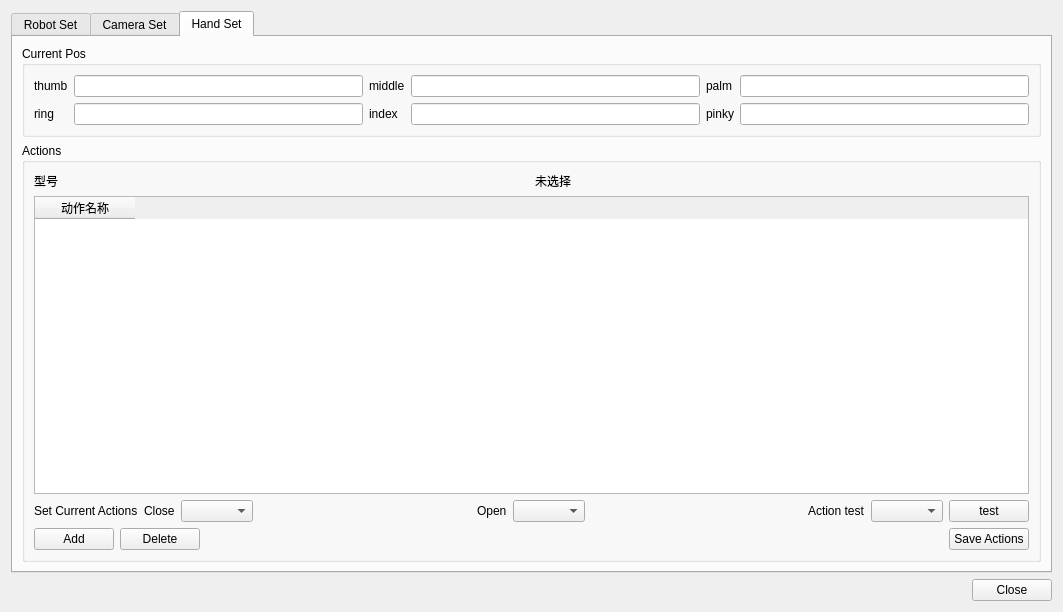
<?xml version="1.0" encoding="UTF-8"?>
<ui version="4.0">
 <class>SettingsDialog</class>
 <widget class="QDialog" name="SettingsDialog">
  <property name="geometry">
   <rect>
    <x>0</x>
    <y>0</y>
    <width>1063</width>
    <height>612</height>
   </rect>
  </property>
  <property name="minimumSize">
   <size>
    <width>800</width>
    <height>535</height>
   </size>
  </property>
  <property name="windowTitle">
   <string>Setting</string>
  </property>
  <layout class="QVBoxLayout" name="verticalLayout">
   <item>
    <widget class="QTabWidget" name="tabWidget_settings">
     <property name="currentIndex">
      <number>2</number>
     </property>
     <widget class="QWidget" name="tab_robotset">
      <attribute name="title">
       <string>Robot Set</string>
      </attribute>
      <layout class="QHBoxLayout" name="horizontalLayout_robotset" stretch="1,1">
       <item>
        <widget class="QGroupBox" name="groupBox">
         <property name="title">
          <string>MasterRobot</string>
         </property>
         <layout class="QVBoxLayout" name="verticalLayout_6">
          <item>
           <widget class="QGroupBox" name="groupBox_6">
            <property name="title">
             <string>Current Pos</string>
            </property>
            <layout class="QVBoxLayout" name="verticalLayout_4">
             <item>
              <layout class="QGridLayout" name="gridLayout_master_telemetry" columnstretch="0,1,0,1">
               <item row="0" column="0">
                <widget class="QLabel" name="label_master_joint_header">
                 <property name="text">
                  <string>关节角度 (°)</string>
                 </property>
                </widget>
               </item>
               <item row="0" column="2">
                <widget class="QLabel" name="label_master_tcp_header">
                 <property name="text">
                  <string>TCP 位姿</string>
                 </property>
                </widget>
               </item>
               <item row="1" column="0">
                <widget class="QLabel" name="label_master_joint0">
                 <property name="text">
                  <string>joint0</string>
                 </property>
                </widget>
               </item>
               <item row="1" column="1">
                <widget class="QLineEdit" name="lineEdit_master_joint0">
                 <property name="readOnly">
                  <bool>true</bool>
                 </property>
                </widget>
               </item>
               <item row="2" column="0">
                <widget class="QLabel" name="label_master_joint1">
                 <property name="text">
                  <string>joint1</string>
                 </property>
                </widget>
               </item>
               <item row="2" column="1">
                <widget class="QLineEdit" name="lineEdit_master_joint1">
                 <property name="readOnly">
                  <bool>true</bool>
                 </property>
                </widget>
               </item>
               <item row="3" column="0">
                <widget class="QLabel" name="label_master_joint2">
                 <property name="text">
                  <string>joint2</string>
                 </property>
                </widget>
               </item>
               <item row="3" column="1">
                <widget class="QLineEdit" name="lineEdit_master_joint2">
                 <property name="readOnly">
                  <bool>true</bool>
                 </property>
                </widget>
               </item>
               <item row="4" column="0">
                <widget class="QLabel" name="label_master_joint3">
                 <property name="text">
                  <string>joint3</string>
                 </property>
                </widget>
               </item>
               <item row="4" column="1">
                <widget class="QLineEdit" name="lineEdit_master_joint3">
                 <property name="readOnly">
                  <bool>true</bool>
                 </property>
                </widget>
               </item>
               <item row="5" column="0">
                <widget class="QLabel" name="label_master_joint4">
                 <property name="text">
                  <string>joint4</string>
                 </property>
                </widget>
               </item>
               <item row="5" column="1">
                <widget class="QLineEdit" name="lineEdit_master_joint4">
                 <property name="readOnly">
                  <bool>true</bool>
                 </property>
                </widget>
               </item>
               <item row="6" column="0">
                <widget class="QLabel" name="label_master_joint5">
                 <property name="text">
                  <string>joint5</string>
                 </property>
                </widget>
               </item>
               <item row="6" column="1">
                <widget class="QLineEdit" name="lineEdit_master_joint5">
                 <property name="readOnly">
                  <bool>true</bool>
                 </property>
                </widget>
               </item>
               <item row="7" column="0">
                <widget class="QLabel" name="label_master_joint6">
                 <property name="text">
                  <string>joint6</string>
                 </property>
                </widget>
               </item>
               <item row="7" column="1">
                <widget class="QLineEdit" name="lineEdit_master_joint6">
                 <property name="readOnly">
                  <bool>true</bool>
                 </property>
                </widget>
               </item>
               <item row="1" column="2">
                <widget class="QLabel" name="label_master_x">
                 <property name="text">
                  <string>x (mm)</string>
                 </property>
                </widget>
               </item>
               <item row="1" column="3">
                <widget class="QLineEdit" name="lineEdit_master_x">
                 <property name="text">
                  <string>—</string>
                 </property>
                 <property name="readOnly">
                  <bool>true</bool>
                 </property>
                </widget>
               </item>
               <item row="2" column="2">
                <widget class="QLabel" name="label_master_y">
                 <property name="text">
                  <string>y (mm)</string>
                 </property>
                </widget>
               </item>
               <item row="2" column="3">
                <widget class="QLineEdit" name="lineEdit_master_y">
                 <property name="text">
                  <string>—</string>
                 </property>
                 <property name="readOnly">
                  <bool>true</bool>
                 </property>
                </widget>
               </item>
               <item row="3" column="2">
                <widget class="QLabel" name="label_master_z">
                 <property name="text">
                  <string>z (mm)</string>
                 </property>
                </widget>
               </item>
               <item row="3" column="3">
                <widget class="QLineEdit" name="lineEdit_master_z">
                 <property name="text">
                  <string>—</string>
                 </property>
                 <property name="readOnly">
                  <bool>true</bool>
                 </property>
                </widget>
               </item>
               <item row="4" column="2">
                <widget class="QLabel" name="label_master_a">
                 <property name="text">
                  <string>a (rad)</string>
                 </property>
                </widget>
               </item>
               <item row="4" column="3">
                <widget class="QLineEdit" name="lineEdit_master_a">
                 <property name="text">
                  <string>—</string>
                 </property>
                 <property name="readOnly">
                  <bool>true</bool>
                 </property>
                </widget>
               </item>
               <item row="5" column="2">
                <widget class="QLabel" name="label_master_b">
                 <property name="text">
                  <string>b (rad)</string>
                 </property>
                </widget>
               </item>
               <item row="5" column="3">
                <widget class="QLineEdit" name="lineEdit_master_b">
                 <property name="text">
                  <string>—</string>
                 </property>
                 <property name="readOnly">
                  <bool>true</bool>
                 </property>
                </widget>
               </item>
               <item row="6" column="2">
                <widget class="QLabel" name="label_master_c">
                 <property name="text">
                  <string>c (rad)</string>
                 </property>
                </widget>
               </item>
               <item row="6" column="3">
                <widget class="QLineEdit" name="lineEdit_master_c">
                 <property name="text">
                  <string>—</string>
                 </property>
                 <property name="readOnly">
                  <bool>true</bool>
                 </property>
                </widget>
               </item>
              </layout>
             </item>
            </layout>
           </widget>
          </item>
          <item>
           <spacer name="verticalSpacer">
            <property name="orientation">
             <enum>Qt::Orientation::Vertical</enum>
            </property>
            <property name="sizeHint" stdset="0">
             <size>
              <width>20</width>
              <height>171</height>
             </size>
            </property>
           </spacer>
          </item>
         </layout>
        </widget>
       </item>
       <item>
        <widget class="QGroupBox" name="groupBox_2">
         <property name="title">
          <string>SlaveRobot</string>
         </property>
         <layout class="QVBoxLayout" name="verticalLayout_slave_section">
          <property name="spacing">
           <number>10</number>
          </property>
          <item>
           <widget class="QGroupBox" name="groupBox_4">
            <property name="title">
             <string>Current Pos</string>
            </property>
            <layout class="QVBoxLayout" name="verticalLayout_2">
             <item>
              <layout class="QGridLayout" name="gridLayout_slave_telemetry" columnstretch="0,1,0,1">
               <item row="0" column="0">
                <widget class="QLabel" name="label_slave_joint_header">
                 <property name="text">
                  <string>关节角度 (°)</string>
                 </property>
                </widget>
               </item>
               <item row="0" column="2">
                <widget class="QLabel" name="label_slave_tcp_header">
                 <property name="text">
                  <string>TCP 位姿</string>
                 </property>
                </widget>
               </item>
               <item row="1" column="0">
                <widget class="QLabel" name="label_slave_joint0">
                 <property name="text">
                  <string>joint0</string>
                 </property>
                </widget>
               </item>
               <item row="1" column="1">
                <widget class="QLineEdit" name="lineEdit_slave_joint0">
                 <property name="readOnly">
                  <bool>true</bool>
                 </property>
                </widget>
               </item>
               <item row="2" column="0">
                <widget class="QLabel" name="label_slave_joint1">
                 <property name="text">
                  <string>joint1</string>
                 </property>
                </widget>
               </item>
               <item row="2" column="1">
                <widget class="QLineEdit" name="lineEdit_slave_joint1">
                 <property name="readOnly">
                  <bool>true</bool>
                 </property>
                </widget>
               </item>
               <item row="3" column="0">
                <widget class="QLabel" name="label_slave_joint2">
                 <property name="text">
                  <string>joint2</string>
                 </property>
                </widget>
               </item>
               <item row="3" column="1">
                <widget class="QLineEdit" name="lineEdit_slave_joint2">
                 <property name="readOnly">
                  <bool>true</bool>
                 </property>
                </widget>
               </item>
               <item row="4" column="0">
                <widget class="QLabel" name="label_slave_joint3">
                 <property name="text">
                  <string>joint3</string>
                 </property>
                </widget>
               </item>
               <item row="4" column="1">
                <widget class="QLineEdit" name="lineEdit_slave_joint3">
                 <property name="readOnly">
                  <bool>true</bool>
                 </property>
                </widget>
               </item>
               <item row="5" column="0">
                <widget class="QLabel" name="label_slave_joint4">
                 <property name="text">
                  <string>joint4</string>
                 </property>
                </widget>
               </item>
               <item row="5" column="1">
                <widget class="QLineEdit" name="lineEdit_slave_joint4">
                 <property name="readOnly">
                  <bool>true</bool>
                 </property>
                </widget>
               </item>
               <item row="6" column="0">
                <widget class="QLabel" name="label_slave_joint5">
                 <property name="text">
                  <string>joint5</string>
                 </property>
                </widget>
               </item>
               <item row="6" column="1">
                <widget class="QLineEdit" name="lineEdit_slave_joint5">
                 <property name="readOnly">
                  <bool>true</bool>
                 </property>
                </widget>
               </item>
               <item row="7" column="0">
                <widget class="QLabel" name="label_slave_joint6">
                 <property name="text">
                  <string>joint6</string>
                 </property>
                </widget>
               </item>
               <item row="7" column="1">
                <widget class="QLineEdit" name="lineEdit_slave_joint6">
                 <property name="readOnly">
                  <bool>true</bool>
                 </property>
                </widget>
               </item>
               <item row="1" column="2">
                <widget class="QLabel" name="label_slave_x">
                 <property name="text">
                  <string>x (mm)</string>
                 </property>
                </widget>
               </item>
               <item row="1" column="3">
                <widget class="QLineEdit" name="lineEdit_slave_x">
                 <property name="readOnly">
                  <bool>true</bool>
                 </property>
                </widget>
               </item>
               <item row="2" column="2">
                <widget class="QLabel" name="label_slave_y">
                 <property name="text">
                  <string>y (mm)</string>
                 </property>
                </widget>
               </item>
               <item row="2" column="3">
                <widget class="QLineEdit" name="lineEdit_slave_y">
                 <property name="readOnly">
                  <bool>true</bool>
                 </property>
                </widget>
               </item>
               <item row="3" column="2">
                <widget class="QLabel" name="label_slave_z">
                 <property name="text">
                  <string>z (mm)</string>
                 </property>
                </widget>
               </item>
               <item row="3" column="3">
                <widget class="QLineEdit" name="lineEdit_slave_z">
                 <property name="readOnly">
                  <bool>true</bool>
                 </property>
                </widget>
               </item>
               <item row="4" column="2">
                <widget class="QLabel" name="label_slave_a">
                 <property name="text">
                  <string>a (rad)</string>
                 </property>
                </widget>
               </item>
               <item row="4" column="3">
                <widget class="QLineEdit" name="lineEdit_slave_a">
                 <property name="readOnly">
                  <bool>true</bool>
                 </property>
                </widget>
               </item>
               <item row="5" column="2">
                <widget class="QLabel" name="label_slave_b">
                 <property name="text">
                  <string>b (rad)</string>
                 </property>
                </widget>
               </item>
               <item row="5" column="3">
                <widget class="QLineEdit" name="lineEdit_slave_b">
                 <property name="readOnly">
                  <bool>true</bool>
                 </property>
                </widget>
               </item>
               <item row="6" column="2">
                <widget class="QLabel" name="label_slave_c">
                 <property name="text">
                  <string>c (rad)</string>
                 </property>
                </widget>
               </item>
               <item row="6" column="3">
                <widget class="QLineEdit" name="lineEdit_slave_c">
                 <property name="readOnly">
                  <bool>true</bool>
                 </property>
                </widget>
               </item>
              </layout>
             </item>
            </layout>
           </widget>
          </item>
          <item>
           <widget class="QGroupBox" name="groupBox_5">
            <property name="title">
             <string>Home Pos / Motion Limits</string>
            </property>
            <layout class="QHBoxLayout" name="horizontalLayout_slave_settings" stretch="3,2">
             <property name="spacing">
              <number>12</number>
             </property>
             <item>
              <layout class="QGridLayout" name="gridLayout">
               <item row="1" column="0">
                <widget class="QLabel" name="label_2">
                 <property name="text">
                  <string>Joint0</string>
                 </property>
                </widget>
               </item>
               <item row="2" column="0">
                <widget class="QLabel" name="label_8">
                 <property name="text">
                  <string>Joint2</string>
                 </property>
                </widget>
               </item>
               <item row="3" column="3">
                <widget class="QLineEdit" name="lineEdit_slave_home_joint5"/>
               </item>
               <item row="1" column="1">
                <widget class="QLineEdit" name="lineEdit_slave_home_joint0"/>
               </item>
               <item row="3" column="1">
                <widget class="QLineEdit" name="lineEdit_slave_home_joint4"/>
               </item>
               <item row="2" column="2">
                <widget class="QLabel" name="label_9">
                 <property name="text">
                  <string>Joint3</string>
                 </property>
                </widget>
               </item>
               <item row="3" column="2">
                <widget class="QLabel" name="label_11">
                 <property name="text">
                  <string>Joint5</string>
                 </property>
                </widget>
               </item>
               <item row="1" column="3">
                <widget class="QLineEdit" name="lineEdit_slave_home_joint1"/>
               </item>
               <item row="2" column="1">
                <widget class="QLineEdit" name="lineEdit_slave_home_joint2"/>
               </item>
               <item row="2" column="3">
                <widget class="QLineEdit" name="lineEdit_slave_home_joint3"/>
               </item>
               <item row="1" column="2">
                <widget class="QLabel" name="label_3">
                 <property name="text">
                  <string>Joint1</string>
                 </property>
                </widget>
               </item>
               <item row="3" column="0">
                <widget class="QLabel" name="label_10">
                 <property name="text">
                  <string>Joint4</string>
                 </property>
                </widget>
               </item>
               <item row="4" column="0">
                <widget class="QLabel" name="label_slave_home_joint6">
                 <property name="text">
                  <string>Joint6</string>
                 </property>
                </widget>
               </item>
               <item row="4" column="1">
                <widget class="QLineEdit" name="lineEdit_slave_home_joint6"/>
               </item>
               <item row="0" column="0" colspan="4">
                <widget class="QLabel" name="label">
                 <property name="text">
                  <string>Home Pos (°)</string>
                 </property>
                </widget>
               </item>
              </layout>
             </item>
             <item>
              <layout class="QGridLayout" name="gridLayout_slave_params">
               <item row="0" column="0">
                <widget class="QLabel" name="label_slave_arm_vel">
                 <property name="text">
                  <string>Vel (°/s)</string>
                 </property>
                </widget>
               </item>
               <item row="0" column="1">
                <widget class="QLineEdit" name="lineEdit_slave_arm_vel">
                 <property name="text">
                  <string>80</string>
                 </property>
                </widget>
               </item>
               <item row="1" column="0">
                <widget class="QLabel" name="label_slave_arm_acc">
                 <property name="text">
                  <string>Acc (°/s²)</string>
                 </property>
                </widget>
               </item>
               <item row="1" column="1">
                <widget class="QLineEdit" name="lineEdit_slave_arm_acc">
                 <property name="text">
                  <string>1000</string>
                 </property>
                </widget>
               </item>
               <item row="2" column="0">
                <widget class="QLabel" name="label_slave_arm_jerk">
                 <property name="text">
                  <string>Jerk (°/s³)</string>
                 </property>
                </widget>
               </item>
               <item row="2" column="1">
                <widget class="QLineEdit" name="lineEdit_slave_arm_jerk">
                 <property name="text">
                  <string>1000</string>
                 </property>
                </widget>
               </item>
               <item row="3" column="0" colspan="2">
                <widget class="QPushButton" name="pushButton_save_slave_param">
                 <property name="text">
                  <string>Save</string>
                 </property>
                </widget>
               </item>
              </layout>
             </item>
            </layout>
           </widget>
          </item>
         </layout>
        </widget>
       </item>
      </layout>
     </widget>
     <widget class="QWidget" name="tab_cameraset">
      <attribute name="title">
       <string>Camera Set</string>
      </attribute>
      <layout class="QVBoxLayout" name="verticalLayout_camera">
       <item>
        <widget class="QLabel" name="label_camera">
         <property name="text">
          <string>相机设置</string>
         </property>
        </widget>
       </item>
       <item>
        <spacer name="spacer_camera">
         <property name="orientation">
          <enum>Qt::Orientation::Vertical</enum>
         </property>
         <property name="sizeHint" stdset="0">
          <size>
           <width>20</width>
           <height>200</height>
          </size>
         </property>
        </spacer>
       </item>
      </layout>
     </widget>
     <widget class="QWidget" name="tab_handset">
      <attribute name="title">
       <string>Hand Set</string>
      </attribute>
      <layout class="QVBoxLayout" name="verticalLayout_hand">
       <item>
        <widget class="QGroupBox" name="groupBox_hand_positions">
         <property name="title">
          <string>Current Pos</string>
         </property>
         <layout class="QGridLayout" name="gridLayout_hand_positions">
          <item row="0" column="3">
           <widget class="QLineEdit" name="lineEdit_hand_joint3">
            <property name="readOnly">
             <bool>true</bool>
            </property>
           </widget>
          </item>
          <item row="0" column="1">
           <widget class="QLineEdit" name="lineEdit_hand_joint0">
            <property name="readOnly">
             <bool>true</bool>
            </property>
           </widget>
          </item>
          <item row="0" column="0">
           <widget class="QLabel" name="label_hand_joint0">
            <property name="text">
             <string>thumb</string>
            </property>
           </widget>
          </item>
          <item row="0" column="2">
           <widget class="QLabel" name="label_hand_joint3">
            <property name="text">
             <string>middle</string>
            </property>
           </widget>
          </item>
          <item row="0" column="4">
           <widget class="QLabel" name="label_hand_joint1">
            <property name="text">
             <string>palm</string>
            </property>
           </widget>
          </item>
          <item row="0" column="5">
           <widget class="QLineEdit" name="lineEdit_hand_joint1">
            <property name="readOnly">
             <bool>true</bool>
            </property>
           </widget>
          </item>
          <item row="1" column="0">
           <widget class="QLabel" name="label_hand_joint4">
            <property name="text">
             <string>ring</string>
            </property>
           </widget>
          </item>
          <item row="1" column="1">
           <widget class="QLineEdit" name="lineEdit_hand_joint4">
            <property name="readOnly">
             <bool>true</bool>
            </property>
           </widget>
          </item>
          <item row="1" column="2">
           <widget class="QLabel" name="label_hand_joint2">
            <property name="text">
             <string>index</string>
            </property>
           </widget>
          </item>
          <item row="1" column="3">
           <widget class="QLineEdit" name="lineEdit_hand_joint2">
            <property name="readOnly">
             <bool>true</bool>
            </property>
           </widget>
          </item>
          <item row="1" column="4">
           <widget class="QLabel" name="label_hand_joint5">
            <property name="text">
             <string>pinky</string>
            </property>
           </widget>
          </item>
          <item row="1" column="5">
           <widget class="QLineEdit" name="lineEdit_hand_joint5">
            <property name="readOnly">
             <bool>true</bool>
            </property>
           </widget>
          </item>
         </layout>
        </widget>
       </item>
       <item>
        <widget class="QGroupBox" name="groupBox_3">
         <property name="title">
          <string>Actions</string>
         </property>
         <layout class="QVBoxLayout" name="verticalLayout_5">
          <item>
           <layout class="QVBoxLayout" name="verticalLayout_3">
            <item>
             <layout class="QHBoxLayout" name="horizontalLayout_hand_model">
              <item>
               <widget class="QLabel" name="label_hand_model_settings">
                <property name="text">
                 <string>型号</string>
                </property>
               </widget>
              </item>
              <item>
               <widget class="QLabel" name="label_hand_model_value">
                <property name="text">
                 <string>未选择</string>
                </property>
               </widget>
              </item>
             </layout>
            </item>
            <item>
             <widget class="QTableWidget" name="tableWidget_hand_actions">
              <column>
               <property name="text">
                <string>动作名称</string>
               </property>
              </column>
             </widget>
            </item>
            <item>
             <layout class="QHBoxLayout" name="horizontalLayout_2">
              <item>
               <widget class="QLabel" name="label_6">
                <property name="text">
                 <string>Set Current Actions</string>
                </property>
               </widget>
              </item>
              <item>
               <widget class="QLabel" name="label_4">
                <property name="text">
                 <string>Close</string>
                </property>
               </widget>
              </item>
              <item>
               <widget class="QComboBox" name="comboBox_hand_current_close"/>
              </item>
              <item>
               <spacer name="horizontalSpacer">
                <property name="orientation">
                 <enum>Qt::Orientation::Horizontal</enum>
                </property>
                <property name="sizeHint" stdset="0">
                 <size>
                  <width>40</width>
                  <height>20</height>
                 </size>
                </property>
               </spacer>
              </item>
              <item>
               <widget class="QLabel" name="label_5">
                <property name="text">
                 <string>Open</string>
                </property>
               </widget>
              </item>
              <item>
               <widget class="QComboBox" name="comboBox_hand_current_open"/>
              </item>
              <item>
               <spacer name="horizontalSpacer_2">
                <property name="orientation">
                 <enum>Qt::Orientation::Horizontal</enum>
                </property>
                <property name="sizeHint" stdset="0">
                 <size>
                  <width>40</width>
                  <height>20</height>
                 </size>
                </property>
               </spacer>
              </item>
              <item>
               <widget class="QLabel" name="label_7">
                <property name="text">
                 <string>Action test</string>
                </property>
               </widget>
              </item>
              <item>
               <widget class="QComboBox" name="comboBox_hand_actions_test"/>
              </item>
              <item>
               <widget class="QPushButton" name="pushButton_hand_test">
                <property name="text">
                 <string>test</string>
                </property>
               </widget>
              </item>
             </layout>
            </item>
            <item>
             <layout class="QHBoxLayout" name="horizontalLayout_hand_actions">
              <item>
               <widget class="QPushButton" name="pushButton_add_hand_actions">
                <property name="text">
                 <string>Add</string>
                </property>
               </widget>
              </item>
              <item>
               <widget class="QPushButton" name="pushButton_delete_hand_actions">
                <property name="text">
                 <string>Delete</string>
                </property>
               </widget>
              </item>
              <item>
               <spacer name="horizontalSpacer_hand_actions">
                <property name="orientation">
                 <enum>Qt::Orientation::Horizontal</enum>
                </property>
                <property name="sizeHint" stdset="0">
                 <size>
                  <width>40</width>
                  <height>20</height>
                 </size>
                </property>
               </spacer>
              </item>
              <item>
               <widget class="QPushButton" name="pushButton_save_hand_actions">
                <property name="text">
                 <string>Save Actions</string>
                </property>
               </widget>
              </item>
             </layout>
            </item>
           </layout>
          </item>
         </layout>
        </widget>
       </item>
      </layout>
     </widget>
    </widget>
   </item>
   <item>
    <widget class="QDialogButtonBox" name="buttonBox">
     <property name="standardButtons">
      <set>QDialogButtonBox::StandardButton::Close</set>
     </property>
    </widget>
   </item>
  </layout>
 </widget>
 <resources/>
 <connections/>
</ui>
